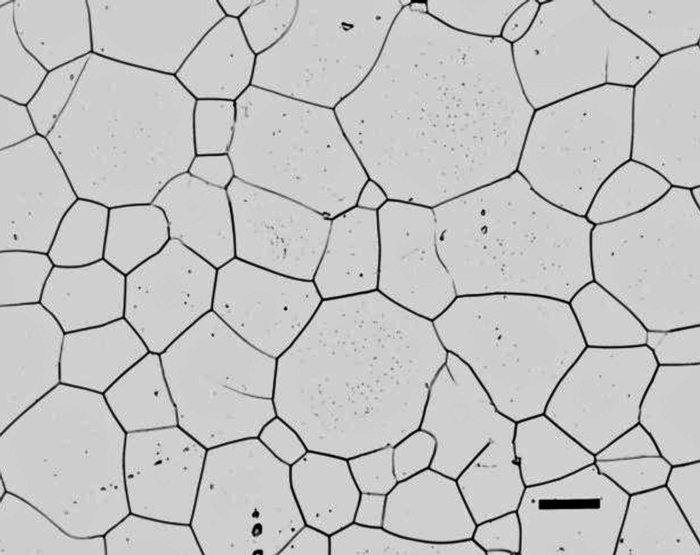
#> input picture Taller 5/granitos.jpg, 700 x 555 px
$ jupyter execute --allow-errors 'Taller 5.ipynb'   (shell and % lines are left out)
#> lines starting #> are read from the running program, lines starting #| are printed output that depends on the picture; after the words box and inside, x2 and y2 are one past the last pixel; in counts of white or black regions, pixels touching at a corner belong together
# TALLER 5 ##

#### ALEJANDRO ALAYÓN 21316083 ###
#### CAMILO GARCIA 201417471 ####

## Objetivos ##

- Aprender sobre segmentacion de imagenes en phyton.
- Entener el concepto de imagenes como matrices.
- Familiarizarse con el uso de watersheed y otros programas de segmentacion.
- Segmentar eficientemente las imágenes de granulometría.
- Familiarizarse con transformada de Hough para parametrizar segmentos.

[cell 1]
%pylab inline
import numpy as np
import matplotlib.pyplot as plt
import scipy
import imageio

from scipy import misc
from scipy import ndimage
from skimage import data, color
from skimage.transform import hough_circle, hough_circle_peaks
from skimage.feature import canny
from skimage.draw import circle_perimeter
from skimage.util import img_as_ubyte

Lo primero que hay que comprender en el procesamiento de imagenes es estas son vistas como matrices en phyton. Cualquier color puede ser representado como una combinacion de rojo, verde y azul. De ahi vienen las siglas RGB. Cada pixel de la imagen es un vector de 0 a 256 dependiendo de la proporcion de los 3 colores.

- Ahora hablaremos de las funciones usadas. imread() es una funcion de la libreria pylab con la cual se leen imagenes de  un archivo en terminos de una matriz. Tiene 2 argumentos, uno es el nombre de la imagene en la carpeta que se trabaja. Para imagenes en escala gris retorna una matriz M*N. Para imagenes RGB retorna una matriz M*N*3 y para una imagen RGBA una matriz M*N*4.

- La siguiente funcion es color.rgb2gray() se utilizara para convertir una matriz RGB a una matriz de escala gris (de M*N*3 a M*N). Su unica entrada es la matriz a convertir.

- ndimage.median_filter() es una funcion utilizarada para aplicar un filtro a la imagen. Esta funcion puede tener varias entradas, pero en este caso solo se usa la imagen a filtrar y la magnitud del filtro.

#> (a cell that did not finish here is left out)

Se trabajara con funciones de la libreria cv2, y es necesario instalar este paquete para poder utilizarlo. La primer funcion usada es canny. El objetivo de la funcion es detectar ejes o bordes. Aun asi, es un poco compleja y hace varios pasos: Primero disminuye el ruido de la imagen de entrada, despues busca el gradiante de intensidad de la imagen (es decir, donde hay cambios muy significativos de color en la imagen). La ecuacion que utiliza la funcion para encontrar el gradiente de la imagen es igual a

$$EdgeGradient=\sqrt{(G_x)^2+(G_y)^2}$$

Por ultimo, la funcion canny analiza todos los puntos de la matriz para definir cuales conforman la supeficie de la imagen y suprime los demas vectores. Ademas, es posible agragar valores de gradiente minimo y maximo a la funcion para que canny encuentre de manera mas eficiente los puntos que realmente son bordes y los que no. En este caso se pone un limite inferior con valor de 3.

Ahora se mejorara la deteccion de bordes por medio de la transformada de Hough (segundo metodo). De forma breve la transformada de Hough busca encontrar puntos en una imagen que satisfagan una ecuacion (puede ser una recta o un circulo) pero esta ecuacion estara en forma polar o parametrizada y por lo tanto hay que realizar una transformacion entre las coordenadas de origen (x,y) y las coordenadas parametrizadas (p y alfa). Los puntos que cumplan con la ecuacion son agrupados.
La ecuacion parametrica para un circulo es igual a:

$$(x-a)^2+(y-b)^2=r^2$$

En terminos de codigo, la funcion hough_circle realiza una transformada de hough circular. Esta transformada tiene como entrada una matriz imagen (debe tener valores diferentes de cero en sus bordes) y el radio del circulo para la ecuacion parametrica.

Por ultimo, se usa la funcion hough_circle_peaks para encontrar los picos o puntos que mejor se ajustan a la transformada. El resto del codigo es un for para plotear el ciruclo encontrado por la transoformada y tambien para encontrar el centroide del circulo.

#> (a cell that did not finish here is left out)

#> (a cell that did not finish here is left out)

## Watershed ##

Para esta seccion se utilizara la funcion watershed para identificar granos en una imagen. Se realizo todo el procedimiento principal pero no se tuvo exito, se cree que fue debido a la imagen y la dificultad de diferenciar los bordes de grano. En la siguiente seccion se realiza el mismo procedimiento explicado para otra imagen.

[cell 5]
import cv2
gran = cv2.imread("FeNod_50X_L.tif")
#print imagen
#> (the rest of this cell did not finish here and is left out)

[cell 6]
lenmin=2295
lenmax=2804
#> (the rest of this cell did not finish here and is left out)

[cell 7]
import cv2

#> (the rest of this cell did not finish here and is left out)

[cell 8]
# noise removal
kernel = np.ones((3,3),np.uint8)
#> (the rest of this cell did not finish here and is left out)

#> (a cell that did not finish here is left out)

#> (a cell that did not finish here is left out)

## WaterShed ##

En esta seccion se buscara definir los bordes de grano de una imagen de granulometria por medio de otra funcion llamada watershed(). Se inicia leyendo la imagen con imread() y filtrandola para disminuir el ruido de la image.

[cell 11]
gran1 = cv2.imread('granitos.jpg')
#> gran1 is the input picture: shape (555, 700, 3); min 0, max 249, mean 196.7
#print imagen
gran2 = gran1[0:490,0:700]
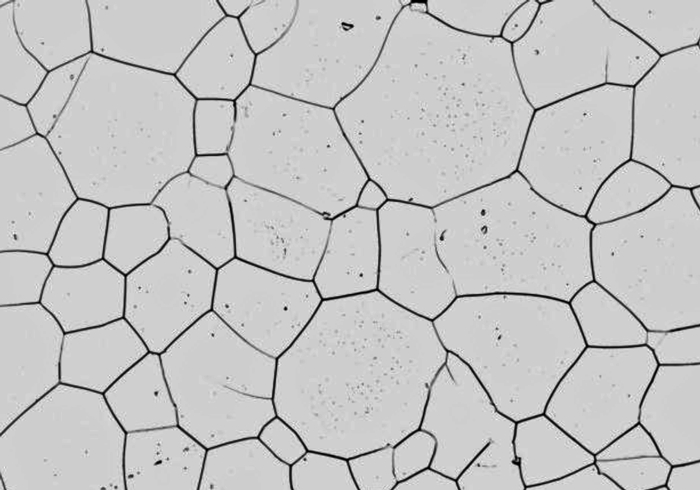
#> gran2: shape (490, 700, 3); min 0, max 249, mean 197.3
gran2 = ndimage.median_filter(gran2, 3)
#> (the rest of this cell did not finish here and is left out)

En esta seccion se utiliza la funcion cvtColor() para convertir una imagen de color a gis. La entrada de la funcion es una imagen y cv2.COLOR_BGR2GRAY.

Por otro lado threshold se usa para convertir la imagen gris a blanco y negro. La primer entrada es una imagen gris,la segunda un valor asignado para el cual todo valor mayor a este sera convertido en la tercer entrada. La cuarta entrada invierte los valores, es decir lo blanco se vuelve negro y viceversa.

[cell 12]
gray = cv2.cvtColor(gran2,cv2.COLOR_BGR2GRAY)
ret2, thresh2 = cv2.threshold(gray,0,255,cv2.THRESH_BINARY_INV+cv2.THRESH_OTSU)
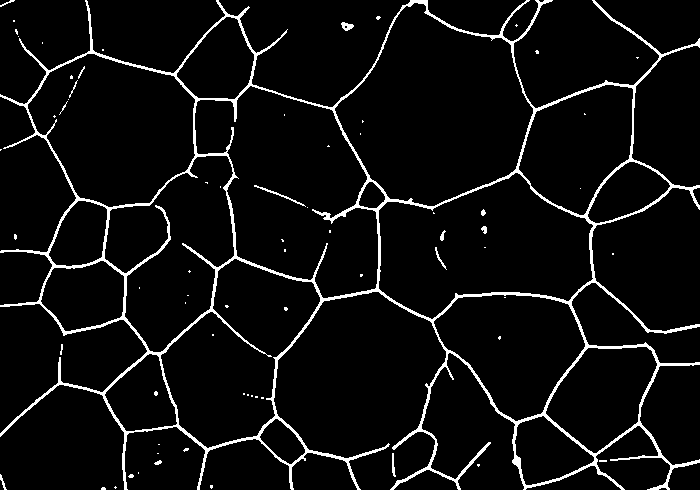
#> thresh2: shape (490, 700); 5.7% white in thin lines or dots
#> ret2 = 144
plt.imshow(thresh2)

En este paso se perfeciona la imagen. Debido a que pueden haber ciertas regiones que sean o no bordes de grano es necesario remover el ruido, es necesario identificar las regiones que de seguro son fronteras, las que seguro no son frontera y por ultimo encontrar las regiones donde no es muy claro para que la funcion watershed pueda decidir que definir como borde o no. Se plotea al final de seccion los pixeles donde no es muy claro si existe o no un borde, debido a que la imagen esta bien definida, son pocos los puntos que estan en incertidumbre.

[cell 13]
# noise removal
kernel = np.ones((3,3),np.uint8)
opening = cv2.morphologyEx(thresh2,cv2.MORPH_OPEN,kernel, iterations = 1)
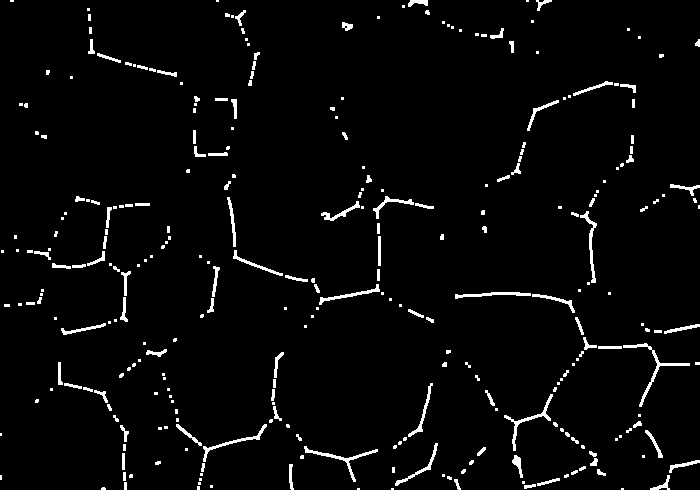
#> opening: shape (490, 700); 3.2% white; 298 white regions (168 under 20 px), largest, box (x1, y1, x2, y2) and area: (623, 343, 690, 407) 372, (304, 446, 378, 482) 316, (504, 394, 553, 451) 313
# sure background area
sure_bg = cv2.dilate(opening,kernel,iterations=100)
#> sure_bg: shape (490, 700); every value is 255
# Finding sure foreground area
dist_transform = cv2.distanceTransform(opening,cv2.DIST_L2,5)
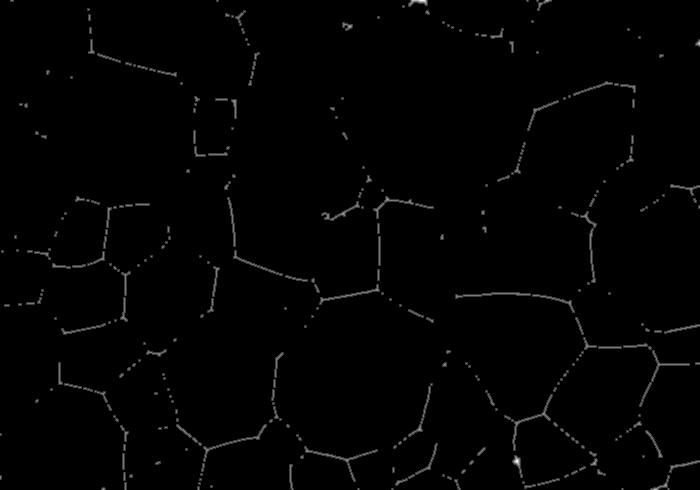
#> dist_transform: shape (490, 700) float32; min 0, max 4.2, mean 0.0413; drawn with min black and max white
ret, sure_fg = cv2.threshold(dist_transform,0.5*dist_transform.max(),255,0)
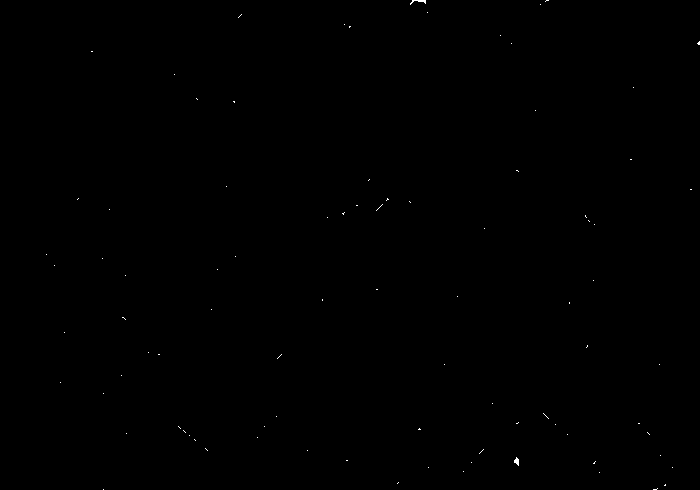
#> sure_fg: shape (490, 700) float32; 0.07% white in thin lines or dots
#> ret = 2.1
# Finding unknown region
sure_fg = np.uint8(sure_fg)
#> sure_fg: shape (490, 700); 0.07% white in thin lines or dots
unknown = cv2.subtract(sure_bg,sure_fg)
#> unknown: shape (490, 700); 99.9% white; black in thin lines or dots
plt.imshow(sure_fg)

Como ya se tienen los pixeles o componentes de la matriz conocidos (sin importar si son bordes o parte del fonde de la imagen), se crea un ultimo array con las regiones conocidas (estas tendran un numero positivo diferente a uno) y todo lo que no se sabe si es frontera o no tendra el valor de 0. Por ultimo, se aplica la funcion watershed (tiene 2 entradas, la imagen inicial y la matris de regiones marcadas) la cual definira los bordes de las regiones desconocidas. La funcion a veces no identifica ciertas fronteras, sin embargo el resultado es satisfactorio para la imagen. Se puede ver la separacion de la mayoria de granos de manera correcta.

[cell 14]
# Marker labelling
ret, markers = cv2.connectedComponents(sure_fg)
#> markers: shape (490, 700) int32; 89 distinct labels, from 0 to 88
#> ret = 89
# Add one to all labels so that sure background is not 0, but 1
markers = markers+1
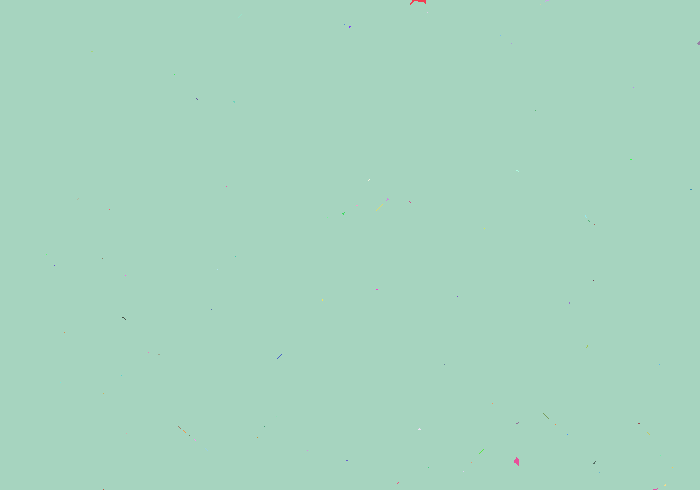
#> markers: shape (490, 700) int32; 89 distinct labels, from 1 to 89; one colour per label, 0 black
# Now, mark the region of unknown with zero
markers[unknown==255] = 0
#> markers: shape (490, 700) int32; 89 distinct labels, from 0 to 89

markers = cv2.watershed(gran2,markers)
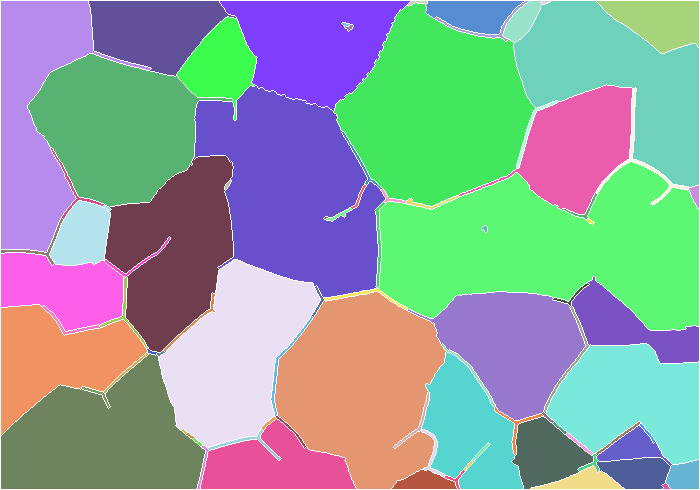
#> markers: shape (490, 700) int32; 88 distinct labels, from -1 to 89; one colour per label, 0 black, -1 white
gran2[markers == -1] = [255,0,0]
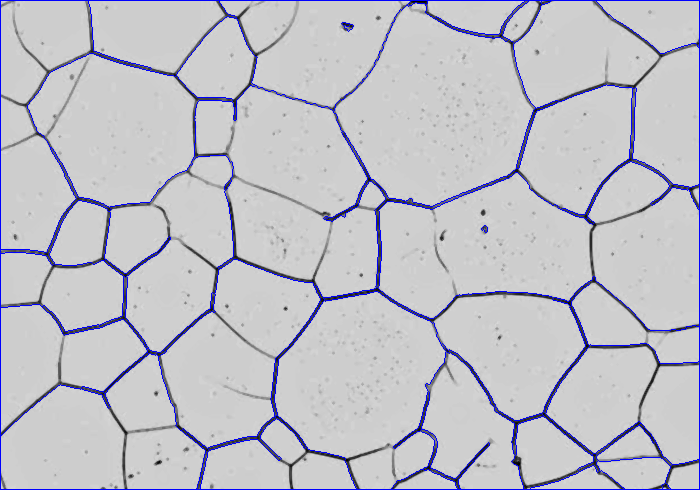
#> gran2: shape (490, 700, 3); mean B, G, R 200.8, 193.3, 193.3

plt.imshow(markers)
